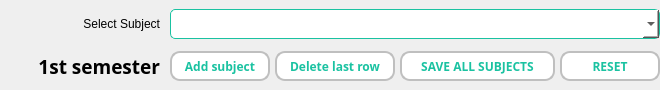
       <widget class="QFrame" name="frame_7">
        <property name="minimumSize">
         <size>
          <width>0</width>
          <height>90</height>
         </size>
        </property>
        <property name="maximumSize">
         <size>
          <width>16777215</width>
          <height>90</height>
         </size>
        </property>
        <property name="styleSheet">
         <string notr="true">QFrame{
border:none;
}</string>
        </property>
        <property name="frameShape">
         <enum>QFrame::StyledPanel</enum>
        </property>
        <property name="frameShadow">
         <enum>QFrame::Raised</enum>
        </property>
        <layout class="QHBoxLayout" name="horizontalLayout_4">
         <property name="spacing">
          <number>0</number>
         </property>
         <property name="leftMargin">
          <number>0</number>
         </property>
         <property name="topMargin">
          <number>0</number>
         </property>
         <property name="rightMargin">
          <number>0</number>
         </property>
         <property name="bottomMargin">
          <number>0</number>
         </property>
         <item>
          <widget class="QFrame" name="frame_8">
           <property name="minimumSize">
            <size>
             <width>170</width>
             <height>0</height>
            </size>
           </property>
           <property name="maximumSize">
            <size>
             <width>170</width>
             <height>16777215</height>
            </size>
           </property>
           <property name="frameShape">
            <enum>QFrame::StyledPanel</enum>
           </property>
           <property name="frameShadow">
            <enum>QFrame::Raised</enum>
           </property>
           <layout class="QVBoxLayout" name="verticalLayout_5">
            <property name="leftMargin">
             <number>0</number>
            </property>
            <property name="topMargin">
             <number>6</number>
            </property>
            <property name="rightMargin">
             <number>10</number>
            </property>
            <property name="bottomMargin">
             <number>6</number>
            </property>
            <item>
             <widget class="QLabel" name="label_4">
              <property name="font">
               <font>
                <family>Segoe UI</family>
                <pointsize>9</pointsize>
                <weight>50</weight>
                <bold>false</bold>
               </font>
              </property>
              <property name="text">
               <string>Select Subject</string>
              </property>
              <property name="alignment">
               <set>Qt::AlignRight|Qt::AlignTrailing|Qt::AlignVCenter</set>
              </property>
             </widget>
            </item>
            <item>
             <widget class="QLabel" name="semLabel">
              <property name="font">
               <font>
                <family>Segoe UI Semibold</family>
                <pointsize>14</pointsize>
                <weight>75</weight>
                <bold>true</bold>
               </font>
              </property>
              <property name="text">
               <string>1st semester</string>
              </property>
              <property name="alignment">
               <set>Qt::AlignRight|Qt::AlignTrailing|Qt::AlignVCenter</set>
              </property>
             </widget>
            </item>
           </layout>
          </widget>
         </item>
         <item>
          <widget class="QFrame" name="frame_9">
           <property name="frameShape">
            <enum>QFrame::StyledPanel</enum>
           </property>
           <property name="frameShadow">
            <enum>QFrame::Raised</enum>
           </property>
           <layout class="QVBoxLayout" name="verticalLayout_4">
            <property name="spacing">
             <number>3</number>
            </property>
            <property name="leftMargin">
             <number>0</number>
            </property>
            <property name="topMargin">
             <number>0</number>
            </property>
            <property name="rightMargin">
             <number>0</number>
            </property>
            <property name="bottomMargin">
             <number>0</number>
            </property>
            <item>
             <widget class="QComboBox" name="subjectCombo">
              <property name="minimumSize">
               <size>
                <width>0</width>
                <height>30</height>
               </size>
              </property>
              <property name="maximumSize">
               <size>
                <width>16777215</width>
                <height>30</height>
               </size>
              </property>
              <property name="styleSheet">
               <string notr="true">QComboBox{
border-radius: 5px;
border: 1px solid rgb(26, 194, 161);
	background-color: rgb(255, 255, 255);
}</string>
              </property>
             </widget>
            </item>
            <item>
             <widget class="QFrame" name="frame_10">
              <property name="minimumSize">
               <size>
                <width>0</width>
                <height>30</height>
               </size>
              </property>
              <property name="maximumSize">
               <size>
                <width>16777215</width>
                <height>30</height>
               </size>
              </property>
              <property name="frameShape">
               <enum>QFrame::StyledPanel</enum>
              </property>
              <property name="frameShadow">
               <enum>QFrame::Raised</enum>
              </property>
              <layout class="QHBoxLayout" name="horizontalLayout_5">
               <property name="spacing">
                <number>5</number>
               </property>
               <property name="leftMargin">
                <number>0</number>
               </property>
               <property name="topMargin">
                <number>0</number>
               </property>
               <property name="rightMargin">
                <number>0</number>
               </property>
               <property name="bottomMargin">
                <number>0</number>
               </property>
               <item>
                <widget class="QPushButton" name="addSubBtn">
                 <property name="minimumSize">
                  <size>
                   <width>100</width>
                   <height>30</height>
                  </size>
                 </property>
                 <property name="maximumSize">
                  <size>
                   <width>100</width>
                   <height>16777215</height>
                  </size>
                 </property>
                 <property name="font">
                  <font>
                   <family>Segoe UI Semibold</family>
                   <pointsize>9</pointsize>
                   <weight>75</weight>
                   <bold>true</bold>
                  </font>
                 </property>
                 <property name="styleSheet">
                  <string notr="true">QPushButton{
	color: rgb(26, 194, 161);
	border-radius: 10px;
	border: 2px solid rgb(191, 191, 191);
	background-color: rgb(255, 255, 255);
}
QPushButton:focus{
background-color: rgb(26, 194, 161);
	color: rgb(255, 255, 255);
 	border-radius: 10px;
}</string>
                 </property>
                 <property name="text">
                  <string>Add subject</string>
                 </property>
                </widget>
               </item>
               <item>
                <widget class="QPushButton" name="delRowBtn">
                 <property name="minimumSize">
                  <size>
                   <width>120</width>
                   <height>30</height>
                  </size>
                 </property>
                 <property name="maximumSize">
                  <size>
                   <width>120</width>
                   <height>16777215</height>
                  </size>
                 </property>
                 <property name="font">
                  <font>
                   <family>Segoe UI Semibold</family>
                   <pointsize>9</pointsize>
                   <weight>75</weight>
                   <bold>true</bold>
                  </font>
                 </property>
                 <property name="styleSheet">
                  <string notr="true">QPushButton{
	color: rgb(26, 194, 161);
	border-radius: 10px;
	border: 2px solid rgb(191, 191, 191);
	background-color: rgb(255, 255, 255);
}
QPushButton:focus{
background-color: rgb(26, 194, 161);
	color: rgb(255, 255, 255);
 	border-radius: 10px;
}</string>
                 </property>
                 <property name="text">
                  <string>Delete last row</string>
                 </property>
                </widget>
               </item>
               <item>
                <widget class="QPushButton" name="saveSubBtn">
                 <property name="minimumSize">
                  <size>
                   <width>155</width>
                   <height>30</height>
                  </size>
                 </property>
                 <property name="maximumSize">
                  <size>
                   <width>155</width>
                   <height>16777215</height>
                  </size>
                 </property>
                 <property name="font">
                  <font>
                   <family>Segoe UI Semibold</family>
                   <pointsize>9</pointsize>
                   <weight>75</weight>
                   <bold>true</bold>
                  </font>
                 </property>
                 <property name="styleSheet">
                  <string notr="true">QPushButton{
	color: rgb(26, 194, 161);
	border-radius: 10px;
	border: 2px solid rgb(191, 191, 191);
	background-color: rgb(255, 255, 255);
}
QPushButton:focus{
background-color: rgb(26, 194, 161);
	color: rgb(255, 255, 255);
 	border-radius: 10px;
}</string>
                 </property>
                 <property name="text">
                  <string>SAVE ALL SUBJECTS</string>
                 </property>
                </widget>
               </item>
               <item>
                <widget class="QPushButton" name="resetBtn">
                 <property name="minimumSize">
                  <size>
                   <width>100</width>
                   <height>30</height>
                  </size>
                 </property>
                 <property name="maximumSize">
                  <size>
                   <width>100</width>
                   <height>16777215</height>
                  </size>
                 </property>
                 <property name="font">
                  <font>
                   <family>Segoe UI Semibold</family>
                   <pointsize>9</pointsize>
                   <weight>75</weight>
                   <bold>true</bold>
                  </font>
                 </property>
                 <property name="styleSheet">
                  <string notr="true">QPushButton{
	color: rgb(26, 194, 161);
	border-radius: 10px;
	border: 2px solid rgb(191, 191, 191);
	background-color: rgb(255, 255, 255);
}
QPushButton:focus{
background-color: rgb(26, 194, 161);
	color: rgb(255, 255, 255);
 	border-radius: 10px;
}</string>
                 </property>
                 <property name="text">
                  <string>RESET</string>
                 </property>
                </widget>
               </item>
              </layout>
             </widget>
            </item>
           </layout>
          </widget>
         </item>
        </layout>
       </widget>
